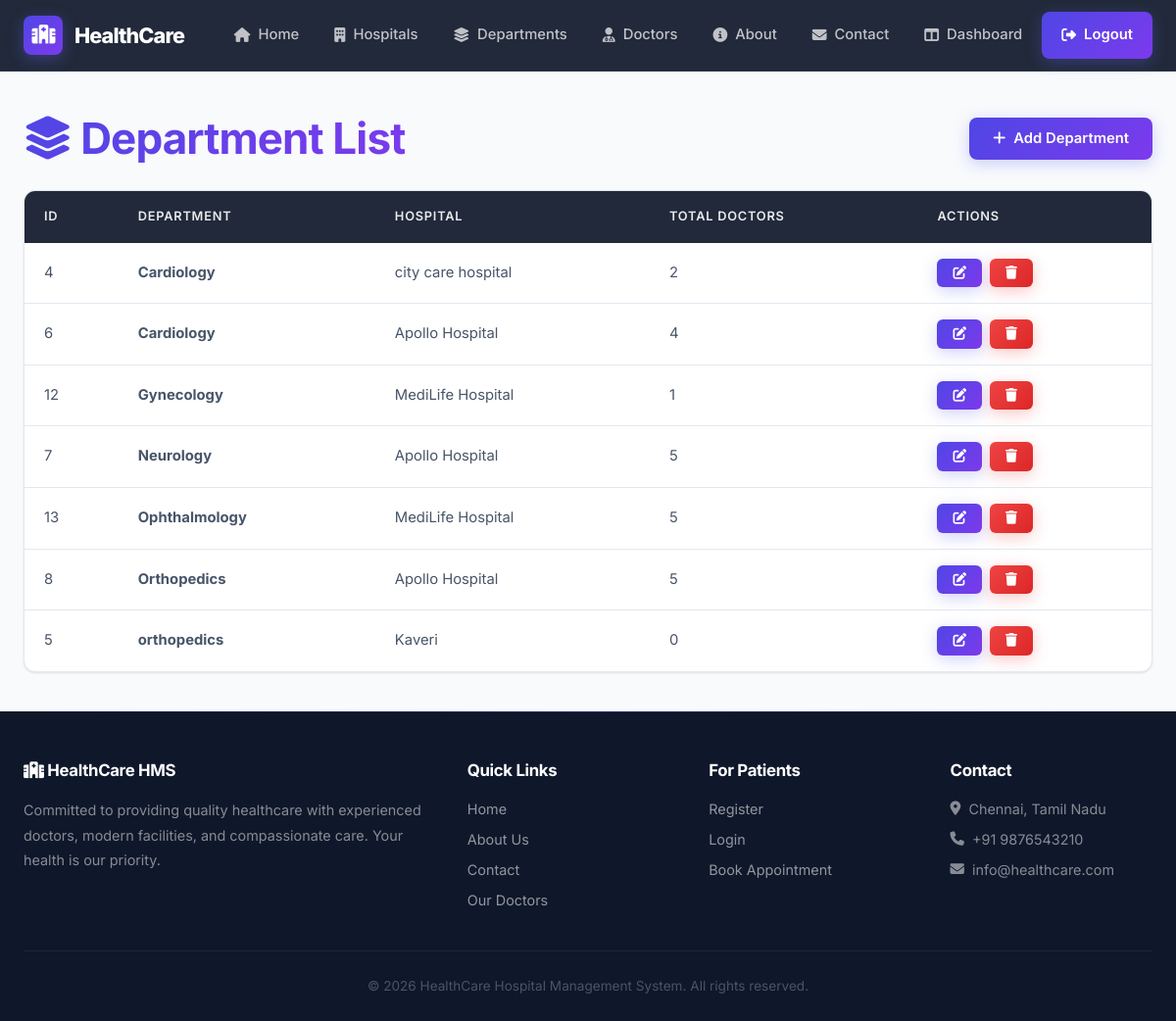
Page /dashboard/departments/ (signed in) on the committed database.
### hospital/models.py (models this page shows, shortened)
class Department(models.Model):
    hospital = models.ForeignKey(
        Hospital,
        on_delete=models.CASCADE,
        related_name="departments"
    )
    name = models.CharField(max_length=100)
    description = models.TextField(blank=True)

class Hospital(models.Model):
    name = models.CharField(max_length=200)
    address = models.TextField()
    phone = models.CharField(max_length=15)
    email = models.EmailField()
    logo = models.ImageField(upload_to="hospital_logos/", blank=True, null=True)
    description = models.TextField(blank=True)

### dashboard/views.py (the view)
# urls.py: path("departments/", views.department_list, name="admin_department_list"),
@login_required
def department_list(request):
    departments = Department.objects.select_related("hospital").all().order_by("name")
    return render(request, "dashboard/department_list.html", {"departments": departments})

### dashboard/templates/dashboard/department_list.html (shortened to what this page needs)
{% extends 'base.html' %}
{% block content %}
<div class="section-heading animate-in">
    <h1><i class="fas fa-layer-group"></i> Department List</h1>
    <a href="{% url 'add_department' %}" class="btn btn-primary">
        <i class="fas fa-plus"></i> Add Department
    </a>
</div>
<div class="animate-in animate-in-1">
    <div class="table-wrapper">
        <table>
            <thead>
                <tr>
                    <th>ID</th>
                    <th>Department</th>
                    <th>Hospital</th>
                    <th>Total Doctors</th>
                    <th>Actions</th>
                </tr>
            </thead>
            <tbody>
                {% for department in departments %}
                <tr>
                    <td>{{ department.id }}</td>
                    <td><strong>{{ department.name }}</strong></td>
                    <td>{{ department.hospital.name }}</td>
                    <td>{{ department.doctors.count }}</td>
                    <td>
                        <div class="action-group">
                            <a href="{% url 'edit_department' department.id %}" class="btn btn-primary btn-sm">
                                <i class="fas fa-edit"></i>
                            </a>
                            <a href="{% url 'delete_department' department.id %}" class="btn btn-danger btn-sm" onclick="return confirm('Delete {{ department.name }}?')">
                                <i class="fas fa-trash"></i>
                            </a>
                        </div>
                    </td>
                </tr>
                {% empty %}
                <tr>
                    <td colspan="5" style="text-align:center;color:var(--text-muted);">
                        <i class="fas fa-layer-group"></i> No departments found.
                    </td>
                </tr>
                {% endfor %}
            </tbody>
        </table>
    </div>
</div>
{% endblock %}

### rows in the picture
Department: id "4", name "Cardiology", hospital.name "city care hospital", doctors.count "2"
Department: id "6", name "Cardiology", hospital.name "Apollo Hospital", doctors.count "4"
Department: id "12", name "Gynecology", hospital.name "MediLife Hospital", doctors.count "1"
Department: id "7", name "Neurology", hospital.name "Apollo Hospital", doctors.count "5"
Department: id "13", name "Ophthalmology", hospital.name "MediLife Hospital", doctors.count "5"
Department: id "8", name "Orthopedics", hospital.name "Apollo Hospital", doctors.count "5"
Department: id "5", name "orthopedics", hospital.name "Kaveri", doctors.count "0"
